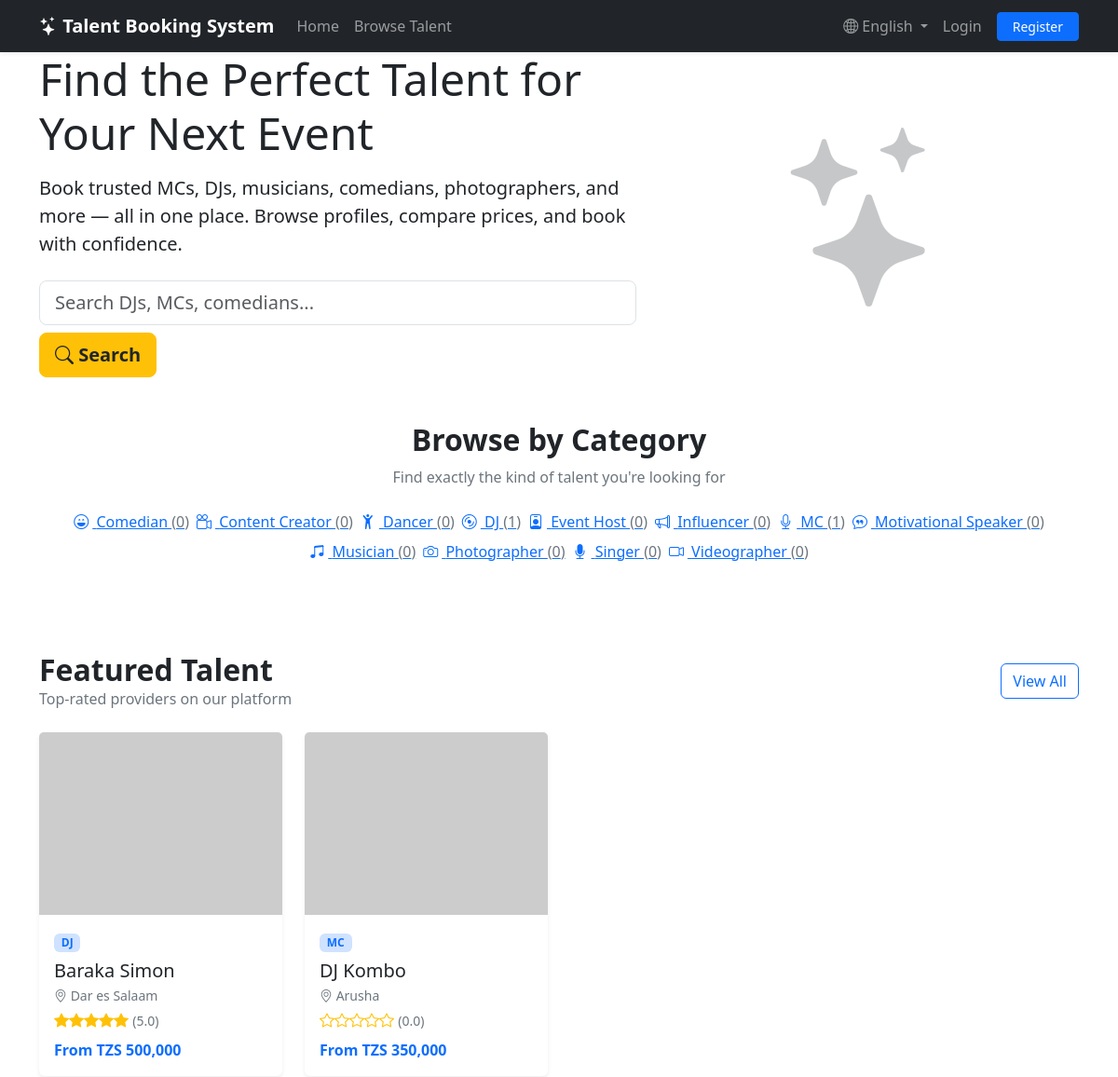
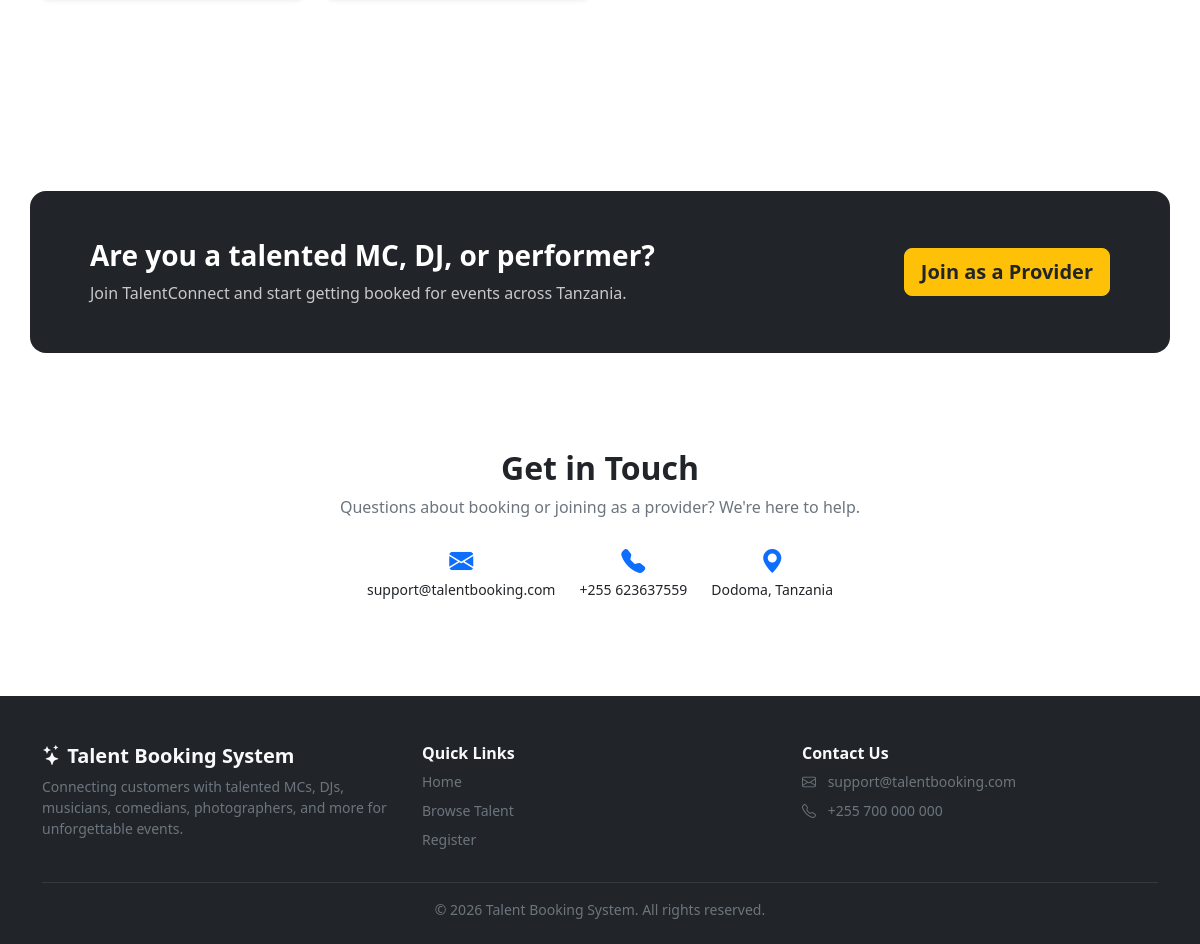
The page / on the database its author committed (2 pictures, top to bottom).
### tables this page shows
CREATE TABLE `categories` (
  `id` INT UNSIGNED AUTO_INCREMENT PRIMARY KEY,
  `category_name` VARCHAR(100) NOT NULL UNIQUE,
  `description` TEXT DEFAULT NULL,
  `created_at` TIMESTAMP NOT NULL DEFAULT CURRENT_TIMESTAMP
);

CREATE TABLE `providers` (
  `id` INT UNSIGNED AUTO_INCREMENT PRIMARY KEY,
  `user_id` INT UNSIGNED NOT NULL,
  `category_id` INT UNSIGNED NOT NULL,
  `bio` TEXT DEFAULT NULL,
  `experience_years` TINYINT UNSIGNED DEFAULT 0,
  `location` VARCHAR(150) DEFAULT NULL,
  `price` DECIMAL(10,2) NOT NULL DEFAULT 0.00,
  `cover_image` VARCHAR(255) DEFAULT NULL,
  `skills` VARCHAR(500) DEFAULT NULL,
  `service_description` TEXT DEFAULT NULL,
  `video_links` TEXT DEFAULT NULL COMMENT 'Comma-separated video URLs',
  `approval_status` ENUM('pending','approved','rejected','suspended') NOT NULL DEFAULT 'pending',
  `average_rating` DECIMAL(3,2) NOT NULL DEFAULT 0.00,
  `created_at` TIMESTAMP NOT NULL DEFAULT CURRENT_TIMESTAMP,
  `updated_at` TIMESTAMP NOT NULL DEFAULT CURRENT_TIMESTAMP ON UPDATE CURRENT_TIMESTAMP,
  CONSTRAINT `fk_providers_user` FOREIGN KEY (`user_id`) REFERENCES `users`(`id`) ON DELETE CASCADE,
  CONSTRAINT `fk_providers_category` FOREIGN KEY (`category_id`) REFERENCES `categories`(`id`) ON DELETE RESTRICT,
  INDEX `idx_providers_approval` (`approval_status`),
  INDEX `idx_providers_location` (`location`),
  INDEX `idx_providers_price` (`price`)
);

CREATE TABLE `users` (
  `id` INT UNSIGNED AUTO_INCREMENT PRIMARY KEY,
  `fullname` VARCHAR(150) NOT NULL,
  `email` VARCHAR(150) NOT NULL UNIQUE,
  `phone` VARCHAR(20) DEFAULT NULL,
  `password` VARCHAR(255) NOT NULL,
  `role` ENUM('admin','customer','provider') NOT NULL DEFAULT 'customer',
  `status` ENUM('active','inactive','suspended') NOT NULL DEFAULT 'active',
  `profile_image` VARCHAR(255) DEFAULT NULL,
  `remember_token` VARCHAR(255) DEFAULT NULL,
  `created_at` TIMESTAMP NOT NULL DEFAULT CURRENT_TIMESTAMP,
  `updated_at` TIMESTAMP NOT NULL DEFAULT CURRENT_TIMESTAMP ON UPDATE CURRENT_TIMESTAMP,
  INDEX `idx_users_role` (`role`),
  INDEX `idx_users_status` (`status`)
);

### index.php (the view, shortened to what this page needs)
<?php
require_once __DIR__ . '/includes/functions.php';
require_once __DIR__ . '/includes/auth.php';
$featured = $pdo->query(
    'SELECT p.*, u.fullname, u.profile_image, c.category_name
     FROM providers p
     JOIN users u ON u.id = p.user_id
     JOIN categories c ON c.id = p.category_id
     WHERE p.approval_status = "approved"
     ORDER BY p.average_rating DESC, p.created_at DESC
     LIMIT 8'
)->fetchAll();
$categories = $pdo->query(
    'SELECT c.*, COUNT(p.id) as provider_count
     FROM categories c
     LEFT JOIN providers p ON p.category_id = c.id AND p.approval_status = "approved"
     GROUP BY c.id
     ORDER BY c.category_name'
)->fetchAll();
$testimonials = $pdo->query(
    'SELECT r.*, u.fullname as customer_name, pu.fullname as provider_name
     FROM reviews r
     JOIN users u ON u.id = r.customer_id
     JOIN providers p ON p.id = r.provider_id
     JOIN users pu ON pu.id = p.user_id
     WHERE r.rating >= 4 AND r.review IS NOT NULL AND r.review != ""
     ORDER BY r.created_at DESC
     LIMIT 6'
)->fetchAll();
$categoryIcons = [
    'MC' => 'bi-mic', 'Comedian' => 'bi-emoji-laughing', 'Musician' => 'bi-music-note-beamed',
    'Singer' => 'bi-mic-fill', 'DJ' => 'bi-disc', 'Content Creator' => 'bi-camera-reels',
    'Influencer' => 'bi-megaphone', 'Event Host' => 'bi-person-badge',
    'Motivational Speaker' => 'bi-chat-quote', 'Dancer' => 'bi-person-arms-up',
    'Photographer' => 'bi-camera', 'Videographer' => 'bi-camera-video',
];
require_once __DIR__ . '/includes/header.php';
?>
<section class="hero-section">
    <div class="container position-relative">
        <div class="row align-items-center">
            <div class="col-lg-7">
                <h1 class="display-5 mb-3">Find the Perfect Talent for Your Next Event</h1>
                <p class="lead mb-4 opacity-90">
                    Book trusted MCs, DJs, musicians, comedians, photographers, and more —
                    all in one place. Browse profiles, compare prices, and book with confidence.
                </p>
                <form action="<?= e(APP_URL) ?>/customer/search.php" method="GET" class="d-flex gap-2 flex-wrap">
                    <input type="text" name="q" class="form-control form-control-lg flex-grow-1" placeholder="Search DJs, MCs, comedians..." style="min-width:200px;">
                    <button type="submit" class="btn btn-warning btn-lg fw-semibold text-dark">
                        <i class="bi bi-search"></i> Search
                    </button>
                </form>
            </div>
            <div class="col-lg-5 d-none d-lg-block text-center">
                <i class="bi bi-stars" style="font-size: 12rem; opacity: 0.25;"></i>
            </div>
        </div>
    </div>
</section>
<section class="py-5">
    <div class="container">
        <div class="text-center mb-4">
            <h2 class="fw-bold">Browse by Category</h2>
            <p class="text-secondary">Find exactly the kind of talent you're looking for</p>
        </div>
        <div class="d-flex flex-wrap gap-2 justify-content-center">
            <?php foreach ($categories as $cat): ?>
                <a href="<?= e(APP_URL) ?>/customer/search.php?category=<?= (int) $cat['id'] ?>" class="category-pill">
                    <i class="bi <?= e($categoryIcons[$cat['category_name']] ?? 'bi-star') ?> me-1"></i>
                    <?= e($cat['category_name']) ?>
                    <span class="text-secondary">(<?= (int) $cat['provider_count'] ?>)</span>
                </a>
            <?php endforeach; ?>
        </div>
    </div>
</section>
<section class="py-5 bg-white">
    <div class="container">
        <div class="d-flex justify-content-between align-items-center mb-4">
            <div>
                <h2 class="fw-bold mb-0">Featured Talent</h2>
                <p class="text-secondary mb-0">Top-rated providers on our platform</p>
            </div>
            <a href="<?= e(APP_URL) ?>/customer/search.php" class="btn btn-outline-primary">View All</a>
        </div>
        <?php if (empty($featured)): ?>
            <p class="text-secondary">No approved providers yet. Check back soon!</p>
        <?php else: ?>
            <div class="row g-4">
                <?php foreach ($featured as $provider): ?>
                    <div class="col-sm-6 col-lg-3">
                        <a href="<?= e(APP_URL) ?>/customer/view_provider.php?id=<?= (int) $provider['id'] ?>" class="text-decoration-none text-dark">
                            <div class="card talent-card h-100 shadow-sm border-0">
                                <img src="<?= $provider['cover_image'] ? e(UPLOAD_COVER_URL . $provider['cover_image']) : 'https://placehold.co/400x300?text=' . urlencode($provider['fullname']) ?>" class="card-img-top" alt="<?= e($provider['fullname']) ?>">
                                <div class="card-body">
                                    <span class="badge bg-primary-subtle text-primary mb-2"><?= e($provider['category_name']) ?></span>
                                    <h5 class="card-title mb-1"><?= e($provider['fullname']) ?></h5>
                                    <p class="small text-secondary mb-1"><i class="bi bi-geo-alt"></i> <?= e($provider['location'] ?: 'Location not set') ?></p>
                                    <div class="mb-2"><?= render_stars((float) $provider['average_rating']) ?> <span class="small text-secondary">(<?= number_format((float) $provider['average_rating'], 1) ?>)</span></div>
                                    <p class="fw-semibold text-primary mb-0">From <?= format_money($provider['price']) ?></p>
                                </div>
                            </div>
                        </a>
                    </div>
                <?php endforeach; ?>
            </div>
        <?php endif; ?>
    </div>
</section>
<?php if (!empty($testimonials)): ?>
<section class="py-5">
</section>
<?php endif; ?>
<section class="py-5 bg-white">
    <div class="container">
        <div class="row align-items-center bg-dark text-white rounded-4 p-5">
            <div class="col-lg-8">
                <h3 class="fw-bold mb-2">Are you a talented MC, DJ, or performer?</h3>
                <p class="mb-0 opacity-75">Join TalentConnect and start getting booked for events across Tanzania.</p>
            </div>
            <div class="col-lg-4 text-lg-end mt-3 mt-lg-0">
                <a href="<?= e(APP_URL) ?>/auth/register.php" class="btn btn-warning btn-lg fw-semibold text-dark">Join as a Provider</a>
            </div>
        </div>
    </div>
</section>
<section class="py-5" id="contact">
    <div class="container">
        <div class="row justify-content-center">
            <div class="col-lg-8 text-center">
                <h2 class="fw-bold mb-2">Get in Touch</h2>
                <p class="text-secondary mb-4">Questions about booking or joining as a provider? We're here to help.</p>
                <div class="d-flex justify-content-center gap-4 flex-wrap">
                    <div><i class="bi bi-envelope-fill text-primary fs-4"></i><p class="mb-0 small">support@talentbooking.com</p></div>
                    <div><i class="bi bi-telephone-fill text-primary fs-4"></i><p class="mb-0 small">+255 623637559</p></div>
                    <div><i class="bi bi-geo-alt-fill text-primary fs-4"></i><p class="mb-0 small">Dodoma, Tanzania</p></div>
                </div>
            </div>
        </div>
    </div>
</section>
<?php require_once __DIR__ . '/includes/footer.php'; ?>

### includes/functions.php (shortened to what this page needs)
<?php
function e($string): string
{
    return htmlspecialchars($string ?? '', ENT_QUOTES, 'UTF-8');
}
function format_money($amount): string
{
    return 'TZS ' . number_format((float) $amount, 0);
}
function render_stars(float $rating): string
{
    $rating = max(0, min(5, $rating));
    $full = (int) floor($rating);
    $half = ($rating - $full) >= 0.5 ? 1 : 0;
    $empty = 5 - $full - $half;
    $html = str_repeat('<i class="bi bi-star-fill text-warning"></i>', $full);
    $html .= str_repeat('<i class="bi bi-star text-warning"></i>', $empty);
    return $html;
}

### rows shown on the page
categories: category_name "Comedian", provider_count "0"
categories: category_name "Content Creator", provider_count "0"
categories: category_name "Dancer", provider_count "0"
categories: category_name "DJ", provider_count "1"
categories: category_name "Event Host", provider_count "0"
categories: category_name "Influencer", provider_count "0"
categories: category_name "MC", provider_count "1"
categories: category_name "Motivational Speaker", provider_count "0"
categories: category_name "Musician", provider_count "0"
categories: category_name "Photographer", provider_count "0"
categories: category_name "Singer", provider_count "0"
categories: category_name "Videographer", provider_count "0"
providers: category.category_name "DJ", user.fullname "Baraka Simon", location "Dar es Salaam", average_rating "5.0", price "TZS 500,000"
providers: category.category_name "MC", user.fullname "DJ Kombo", location "Arusha", average_rating "0.0", price "TZS 350,000"

### other values the page prints
APP_NAME "Talent Booking System"
__t('home') "Home"
__t('browse_talent') "Browse Talent"
__t('login') "Login"
__t('register') "Register"
__t('contact_us') "Contact Us"
